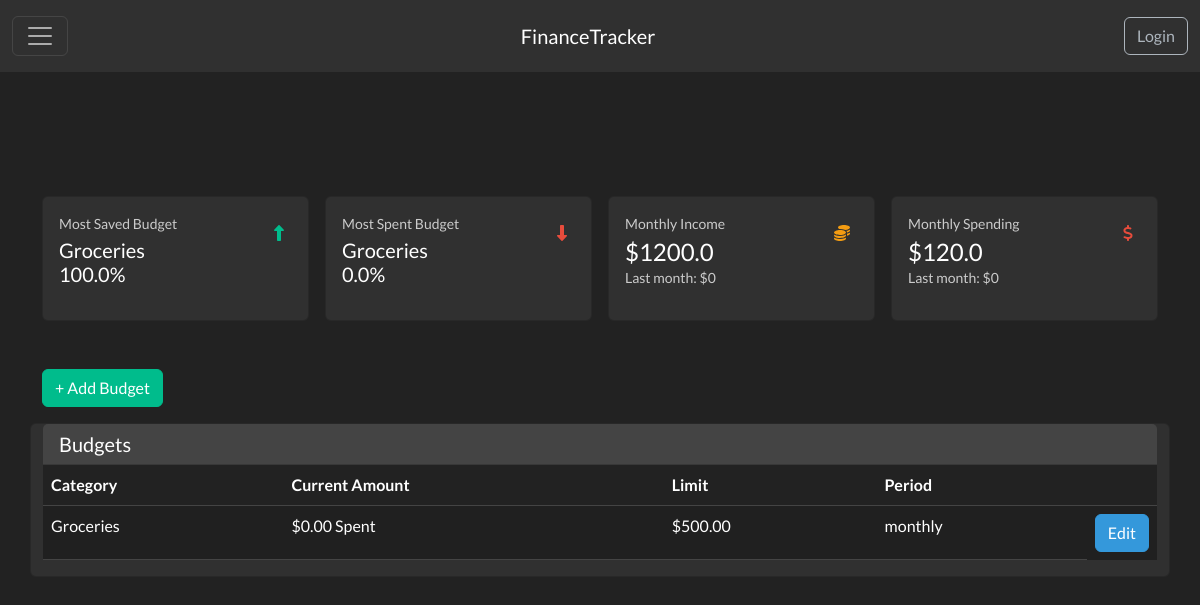
Page /budgeting_and_goals/budget on the committed database.
### app/budgeting_and_goals/models.py (models this page shows)
class Budget(db.Model):
    id = db.Column(db.Integer, primary_key=True)
    user_id = db.Column(db.Integer, db.ForeignKey('user.id'), nullable=False)
    category = db.Column(db.String(64), nullable=False)
    limit = db.Column(db.Float, nullable=False)
    period = db.Column(db.String(20), nullable=False)  # 'weekly' or 'monthly' or 'yearly'
    description = db.Column(db.Text, nullable=True)
    user = db.relationship('User', backref='budgets')

### app/budgeting_and_goals/routes.py (the view)
@budgeting_and_goals_bp.route('/budget', methods=['GET'])
def view_budget():
    form = BudgetForm()
    user_id = 1  # TODO: Placeholder for the logged-in user's ID
    user_budgets = Budget.query.filter_by(user_id=user_id).all()
    budget_summaries = []
    most_saved = None
    most_spent = None
    max_saved_pct = -1
    max_spent_pct = -1
    for budget in user_budgets:
        transactions = get_transactions_for_budget(user_id, budget.category, budget.period)
        expenses_total = sum(t.amount for t in transactions if t.transaction_type == 'expense')
        income_total = sum(t.amount for t in transactions if t.transaction_type == 'income')
        total_spent = expenses_total - income_total
        if budget.limit and budget.limit > 0:
            saved_pct = max(0, (budget.limit - total_spent) / budget.limit)
            spent_pct = total_spent / budget.limit
            if saved_pct > max_saved_pct:
                max_saved_pct = saved_pct
                most_saved = budget
            if spent_pct > max_spent_pct:
                max_spent_pct = spent_pct
                most_spent = budget
        budget_summaries.append({
            'budget': budget,
            'transactions': transactions,
            'total_spent': total_spent
        })
    now = datetime.now(timezone.utc)
    current_month = now.month
    current_year = now.year
    transactions = Transaction.query.filter_by(user_id=user_id).all()
    this_month_income = sum(
    t.amount for t in transactions
    if t.transaction_type == 'income'
    and t.date.month == current_month
    and t.date.year == current_year
    )
    this_month_expense = sum(
    t.amount for t in transactions
    if t.transaction_type == 'expense'
    and t.date.month == current_month
    and t.date.year == current_year
    )
    first_day_this_month = now.replace(day=1)
    last_day_previous_month = first_day_this_month - timedelta(days=1)
    previous_month = last_day_previous_month.month
    previous_year = last_day_previous_month.year
    previous_month = (datetime.utcnow().replace(day=1) - timedelta(days=1)).month
    last_month_income = sum(
    t.amount for t in transactions
    if t.transaction_type == 'income'
    and t.date.month == previous_month
    and t.date.year == previous_year
    )
    last_month_expense = sum(
    t.amount for t in transactions
    if t.transaction_type == 'expense'
    and t.date.month == previous_month
    and t.date.year == previous_year
    )
    return render_template('budgeting_and_goals/budget.html', form=form, summaries=budget_summaries,
        most_saved=most_saved, most_saved_pct=round(max_saved_pct * 100, 1) if most_saved else None,
        most_spent=most_spent, most_spent_pct=round(max_spent_pct * 100, 1) if most_spent else None,
        this_month_income=this_month_income, last_month_income=last_month_income,
        this_month_expense=this_month_expense, last_month_expense=last_month_expense)

### app/budgeting_and_goals/routes.py (called while the page is built)
def get_transactions_for_budget(user_id, category, period):
    now = datetime.now(timezone.utc)
    if period == 'weekly':
        start_date = (now - timedelta(days=now.weekday())).replace(hour=0, minute=0, second=0, microsecond=0)
    elif period == 'monthly':
        start_date = now.replace(day=1, hour=0, minute=0, second=0, microsecond=0)
    elif period == 'yearly':
        start_date = now.replace(month=1, day=1, hour=0, minute=0, second=0, microsecond=0)
    else:
        start_date = datetime(1, 1, 1, tzinfo=timezone.utc)
    transactions = Transaction.query.filter_by(
        user_id=user_id,
        category=category
    ).filter(
        Transaction.date >= start_date
    ).all()
    return transactions

### app/budgeting_and_goals/templates/budgeting_and_goals/budget.html (shortened to what this page needs)
{% extends "base.html" %}
{% block head %}
{{ super() }}
<link rel="stylesheet" href="{{ url_for('static', filename='css/budgeting_and_goals.css') }}">
{% endblock %}
{% block content %}
<div class="container py-5 mt-5 d-flex justify-content-center align-items-start">
    <div class="col">
        <div class="row g-3 mb-5">
            <div class="col-md-3">
                <div class="card h-100">
                    <div class="card-body">
                        <div class="d-flex justify-content-between align-items-start">
                            <div>
                                <p class="text-muted small mb-1">Most Saved Budget</p>
                                <h5 class="mb-0">
                                    {% if most_saved %}
                                        {{ most_saved.category }}<br>
                                        {{ most_saved_pct }}%
                                    {% else %}
                                        No data
                                    {% endif %}
                                </h5>
                            </div>
                            <div class="bg-indigo-light p-2 rounded-3 text-success">
                                <i class="fas fa-up-long"></i>
                            </div>
                        </div>
                    </div>
                </div>
            </div>
            <div class="col-md-3">
                <div class="card h-100">
                    <div class="card-body">
                        <div class="d-flex justify-content-between align-items-start">
                            <div>
                                <p class="text-muted small mb-1">Most Spent Budget</p>
                                <h5 class="mb-0">
                                    {% if most_spent %}
                                        {{ most_spent.category }}<br>
                                        {{ most_spent_pct }}%
                                    {% else %}
                                        No data
                                    {% endif %}
                                </h5>
                            </div>
                            <div class="bg-green-light p-2 rounded-3 text-danger">
                                <i class="fas fa-down-long"></i>
                            </div>
                        </div>
                    </div>
                </div>
            </div>
            <div class="col-md-3">
                <div class="card h-100">
                    <div class="card-body">
                        <div class="d-flex justify-content-between align-items-start">
                            <div>
                                <p class="text-muted small mb-1">Monthly Income</p>
                                <h4 class="mb-0">${{ this_month_income | round(2) }}</h4>
                                <p class="text-muted small">Last month: ${{ last_month_income | round(2) }}</p>
                            </div>
                            <div class="bg-yellow-light p-2 rounded-3 text-warning">
                                <i class="fas fa-coins"></i>
                            </div>
                        </div>
                    </div>
                </div>
            </div>
            <div class="col-md-3">
                <div class="card h-100">
                    <div class="card-body">
                        <div class="d-flex justify-content-between align-items-start">
                            <div>
                                <p class="text-muted small mb-1">Monthly Spending</p>
                                <h4 class="mb-0">${{ this_month_expense | round(2) }}</h4>
                                <p class="text-muted small">Last month: ${{ last_month_expense | round(2) }}</p>
                            </div>
                            <div class="bg-purple-light p-2 rounded-3 text-danger">
                                <i class="fas fa-dollar-sign"></i>
                            </div>
                        </div>
                    </div>
                </div>
            </div>
        </div>
        <div class="mb-3">
            <a class="btn btn-success" href="{{ url_for('budgeting_and_goals.add_budget') }}">+ Add Budget</a>
        </div>
        <div class="row">
                <div class="card h-100">
                    <div class="card-header">
                        <h5 class="mb-0">Budgets</h5>
                    </div>
                    <div class="card-body p-0">
                        <div class="table-responsive">
                            <table class="table table-striped table-hover" id="transactions-table">
                                <thead>
                                    <tr>
                                        <th>Category</th>
                                        <th>Current Amount</th>
                                        <th>Limit</th>
                                        <th>Period</th>
                                        <th></th>
                                    </tr>
                                </thead>
                                <tbody>
                                    {% for summary in summaries %}
                                    <tr>
                                        <td>{{ summary.budget.category }}
                                            </td>
                                        <td>${{ "%.2f"|format(summary.total_spent|abs) }}
                                            {% if (summary.total_spent < 0) %}
                                                    Saved
                                                {% else %}
                                                    Spent
                                                {% endif %}
                                        </td>
                                        <td>${{ "%.2f"|format(summary.budget.limit) }}</td>
                                        <td>{{ summary.budget.period }}</td>
                                        <td>
                                            <a class="btn btn-info" href="{{ url_for('budgeting_and_goals.edit_budget', id=summary.budget.id) }}">Edit</a>
                                        </td>
                                    </tr>
                                    {% endfor %}
                                </tbody>
                            </table>
                        </div>
                    </div>
                </div>
            </div>
        </div>
    </div>
{% endblock %}

### app/static/css/style.css (style rules this page uses)
body { font-family: Arial, sans-serif; background-color: #a7a7a7; text-align: center; padding-top: 50px; }

### app/static/css/budgeting_and_goals.css (style rules this page uses)
.table td:last-child { border: none; width: 5%; }

### rows in the picture
Budget: category "Groceries", budget.category "Groceries", budget.limit "500.00", budget.period "monthly"

### other values in the picture
{{ most_saved_pct }} "100.0"
{{ most_spent_pct }} "0.0"
{{ this_month_income | round(2) }} "1200.0"
{{ last_month_income | round(2) }} "0"
{{ this_month_expense | round(2) }} "120.0"
{{ last_month_expense | round(2) }} "0"
{{ "%.2f"|format(summary.total_spent|abs) }} "0.00"
